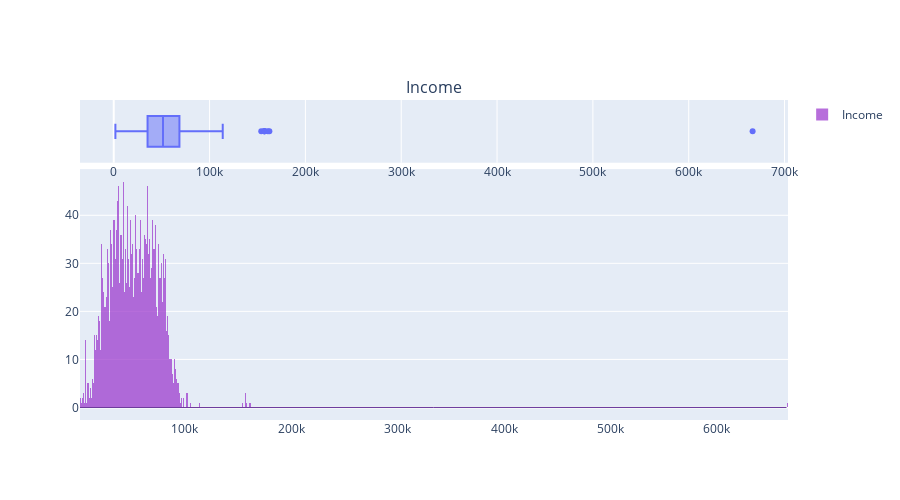

The code cell stored with this chart in its notebook:
### Markdown cell above
This variable shows customers' yearly household income.  
As shown in the graph, there are some outliers in income. We will remove them [later](Data-cleaning.ipynb).

### Code cell
plotlyDist(customerData,"Income",binSize = 1000)

### Figure 1 — Plotly figure (JSON) as saved in the notebook; plotly's stock layout.template omitted (floating-point values rounded to 4 significant figures; data arrays with more than 128 entries replaced by an {"elided": "..."} marker saying what was removed)
{"data": [{"legendgroup": "Income", "name": "", "showlegend": false, "type": "box", "x": {"elided": "2240 int values"}, "xaxis": "x", "yaxis": "y"}, {"autobinx": false, "histnorm": "", "legendgroup": "Income", "marker": {"color": "DarkOrchid"}, "name": "Income", "opacity": 0.7, "type": "histogram", "x": {"elided": "2216 int values"}, "xaxis": "x2", "xbins": {"end": 666666, "size": 1000, "start": 1730}, "yaxis": "y2"}, {"legendgroup": "Income", "line": {"color": "RebeccaPurple", "width": 1}, "marker": {"color": "rgb(31, 119, 180)"}, "mode": "lines", "name": "Income", "showlegend": false, "type": "scatter", "x": {"elided": "500 float values"}, "xaxis": "x2", "y": {"elided": "500 float values"}, "yaxis": "y2"}], "layout": {"annotations": [{"font": {"size": 16}, "showarrow": false, "text": "Income", "x": 0.5, "xanchor": "center", "xref": "paper", "y": 1, "yanchor": "bottom", "yref": "paper"}], "height": 500, "xaxis": {"anchor": "y", "domain": [0, 1]}, "xaxis2": {"anchor": "y2", "domain": [0, 1]}, "yaxis": {"anchor": "x", "domain": [0.804, 1]}, "yaxis2": {"anchor": "x2", "domain": [0, 0.784]}}}
